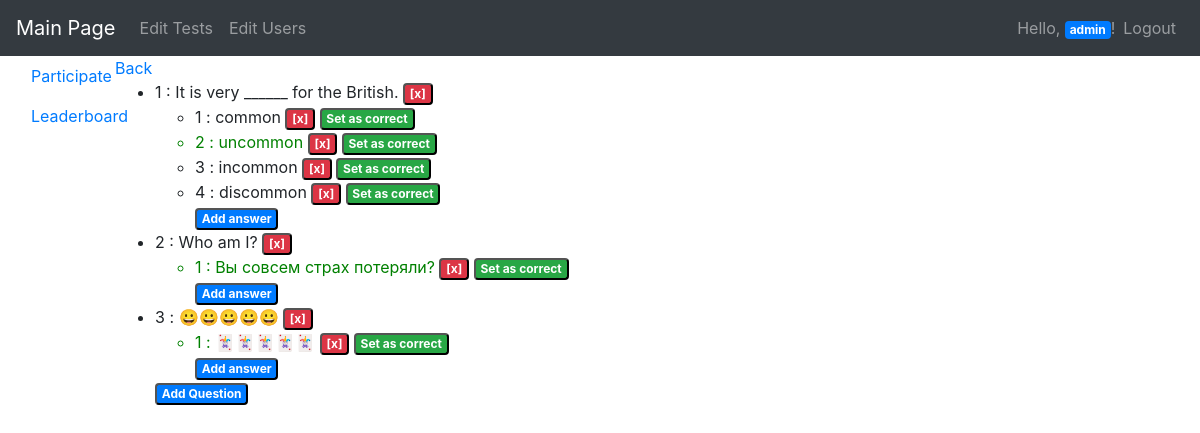
The page /admin/test/2 (signed in) on the database as committed earlier.
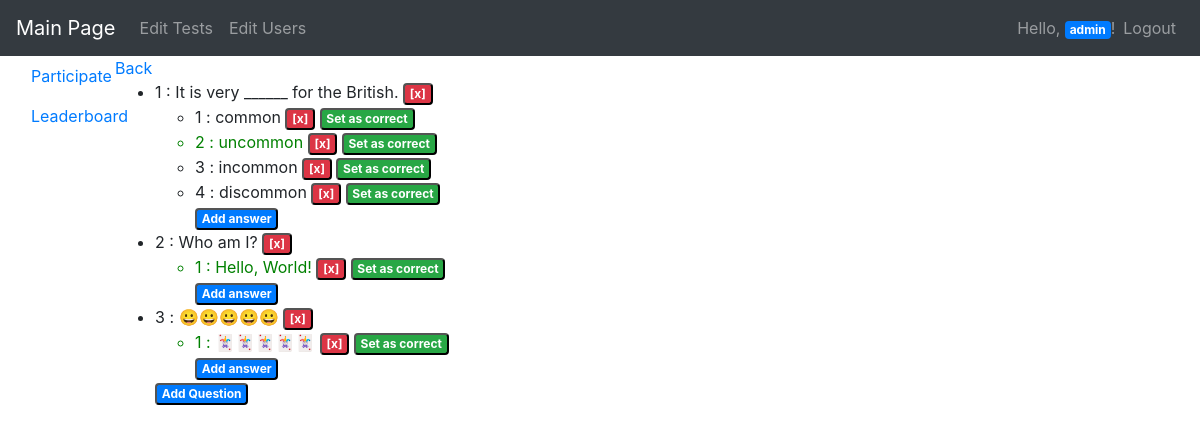
The same page on the database as committed later.
### orm.py (models this page shows)
class BaseModel(Model):
    class Meta:
        database = db

class Question(BaseModel):
    number = IntegerField()
    content = TextField()
    correct_answer = IntegerField()
    test = ForeignKeyField(Test, backref="questions")

class Answer(BaseModel):
    number = IntegerField()
    content = TextField()
    question = ForeignKeyField(Question, backref="answers")

### app.py (the view)
    def wrapper(*args, **kwargs):
        if 'user' in session:
            if session['user'] in users:
                return func(*args, **kwargs)
        return redirect(url_for("page_access_denied"))

### app.py (called while the page is built)
@app.before_request
def before_request():
    db.connect()

@app.after_request
def after_request(response):
    db.close()
    return response

def is_restricted(func, users=None):
    if users is None:
        users = ['admin']
    def wrapper(*args, **kwargs):
        if 'user' in session:
            if session['user'] in users:
                return func(*args, **kwargs)
        return redirect(url_for("page_access_denied"))
    wrapper.__name__ = func.__name__
    return wrapper

@app.route('/admin/test/<int:ident>')
@is_restricted
def page_admin_edit_test(ident):
    questions = Test.get_by_id(ident).questions
    return render_template("p_admin_test_edit.html", model=questions, id=ident)

### templates/p_admin_test_edit.html (shortened to what this page needs)
{% extends "bootstrap/base.html" %}
{% block content %}
    <a href="{{ url_for("page_admin_tests") }}">Back</a>
    <div class="left">
        <ul>
            {% for i in model %}
                <li>
                    <span class="id"> {{ i.number }} : </span>{{ i.content }}
                    <button class="badge badge-danger remove_question">[x]</button>
                    <ul>
                        {% for j in i.answers %}
                            <li {% if i.correct_answer == j.number %} style="color:green;" {% endif %}>
                                <span class="id"> {{ j.number }} : </span>{{ j.content }}
                                <button class="badge badge-danger remove_answer">[x]</button>
                                <button class="badge badge-success correct_answer">Set as correct</button>
                            </li>
                        {% endfor %}
                        <li style="list-style-type: none"><button class="badge badge-primary add_answer">Add answer</button></li>
                    </ul>
                </li>
            {% endfor %}
            <li style="list-style-type: none"><button class="badge badge-primary" id="add_question">Add Question</button></li>
        </ul>
    </div>
{% endblock %}

Rows that differ between the two databases and show on the page:
removed Answer: number "1", content "Вы совсем страх потеряли?", shown under Question "Who am I?"
added Answer: number "1", content "Hello, World!", shown under Question "Who am I?"
